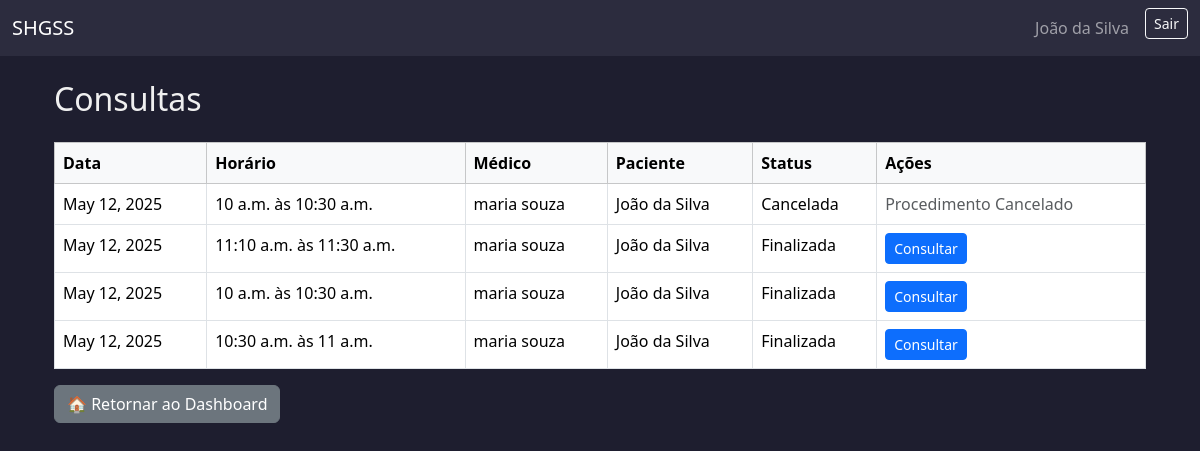
Page /consultas/usuario/ (signed in) on the committed database.
### usuarios/models.py (models this page shows, shortened)
class Usuario(AbstractUser):
    ROLE_CHOICES = [
        ('paciente', 'Paciente'),
        ('medico', 'Médico'),
        ('administrativo', 'Administrativo'),
        ('financeiro', 'Financeiro'),
    ]
    cpf = models.CharField(max_length=14, unique=True, blank=False, null=False)
    telefone = models.CharField(max_length=20)
    rua = models.CharField(max_length=100)
    numero = models.CharField(max_length=10)
    bairro = models.CharField(max_length=50)
    cidade = models.CharField(max_length=50)
    estado = models.CharField(max_length=2)
    cep = models.CharField(max_length=9)
    role = models.CharField(max_length=20, choices=ROLE_CHOICES)
    plano_saude = models.CharField(max_length=50, null=True, blank=True)
    numero_cartao_plano = models.CharField(max_length=30, null=True, blank=True)
    crm = models.CharField(max_length=20, null=True, blank=True)
    especialidade = models.CharField(max_length=50, null=True, blank=True)
    setor = models.CharField(max_length=50, null=True, blank=True)
    cargo = models.CharField(max_length=50, null=True, blank=True)

class AtendimentoBase(models.Model):
    STATUS_CHOICES = [
        ('agendada', 'Agendada'),
        ('cancelada', 'Cancelada'),
        ('em_andamento', 'Em atendimento'),
        ('finalizada', 'Finalizada'),
    ]
    status = models.CharField(max_length=20, choices=STATUS_CHOICES, default='agendada')
    observacoes_visiveis = models.TextField(blank=True, null=True)
    observacoes_internas = models.TextField(blank=True, null=True)
    encaminhamento = models.TextField(blank=True, null=True)
    criado_em = models.DateTimeField(auto_now_add=True)
    atualizado_em = models.DateTimeField(auto_now=True)
    motivo_cancelamento = models.TextField(blank=True, null=True)
    data_cancelamento = models.DateTimeField(null=True, blank=True)
    class Meta:
        abstract = True

class Consulta(AtendimentoBase):
    agenda = models.ForeignKey(
        'AgendaConsulta',
        on_delete=models.PROTECT,
        related_name='consultas'
    )
    medico = models.ForeignKey(
        settings.AUTH_USER_MODEL,
        on_delete=models.CASCADE,
        limit_choices_to={'role': 'medico'},
        related_name='consultas_como_medico'
    )
    paciente = models.ForeignKey(
        settings.AUTH_USER_MODEL,
        on_delete=models.CASCADE,
        limit_choices_to={'role': 'paciente'},
        related_name='consultas_como_paciente'
    )
    cancelado_por = models.ForeignKey(
        settings.AUTH_USER_MODEL,
        on_delete=models.SET_NULL,
        null=True,
        blank=True,
        related_name='consultas_canceladas'
    )
    valor = models.DecimalField(max_digits=8, decimal_places=2, default=250.00)

class AgendaBase(models.Model):
    sala = models.ForeignKey(Sala, on_delete=models.PROTECT)
    data = models.DateField()
    horario_inicio = models.TimeField()
    horario_fim = models.TimeField()
    duracao_procedimento = models.PositiveIntegerField(help_text="Duração em minutos")
    status_manual = models.CharField(
        max_length=20,
        choices=[('livre', 'Livre'), ('agendado', 'Agendado'), ('bloqueado', 'Bloqueado')],
        default='livre'
    )
    class Meta:
        abstract = True

class AgendaConsulta(AgendaBase):
    medico = models.ForeignKey(Usuario, on_delete=models.SET_NULL, null=True, blank=False, limit_choices_to={'role': 'medico'})

### usuarios/views.py (the view)
# urls.py: path('consultas/usuario/', views.consultas_usuario, name='consultas_usuario'),
@role_required('paciente', 'administrativo')
def consultas_usuario(request):
    usuario = request.user
    if usuario.role == 'paciente':
        consultas = Consulta.objects.filter(paciente=usuario).order_by('-agenda__data')
    elif usuario.role == 'administrativo':
        consultas = Consulta.objects.all().order_by('-agenda__data')
    return render(request, 'consultas/consultas_usuario.html', {'consultas': consultas})

### templates/consultas/consultas_usuario.html
{% extends 'base.html' %}
{% block content %}
<div class="container mt-4">
    <h2 class="mb-4">Consultas</h2>
    <table class="table table-bordered table-hover">
        <thead class="table-light">
            <tr>
                <th>Data</th>
                <th>Horário</th>
                <th>Médico</th>
                <th>Paciente</th>
                <th>Status</th>
                <th>Ações</th>
            </tr>
        </thead>
        <tbody>
            {% for consulta in consultas %}
                <tr>
                    <td>{{ consulta.agenda.data }}</td>
                    <td>{{ consulta.agenda.horario_inicio }} às {{ consulta.agenda.horario_fim }}</td>
                    <td>{{ consulta.medico.get_full_name }}</td>
                    <td>{{ consulta.paciente.get_full_name }}</td>
                    <td>{{ consulta.get_status_display }}</td>
                    <td>
                        {% if consulta.status == 'agendada' %}
                            <a href="{% url 'cancelar_consulta' consulta.id %}" class="btn btn-sm btn-danger">Cancelar</a>
                        {% elif consulta.status == 'em_andamento' %}
                            <span class="text-muted">Detalhamento em breve</span>
                        {% elif consulta.status == 'finalizada' %}
                             {% if user.role == 'administrativo' %}
                                <a href="{% url 'detalhar_consulta_admin' consulta.id %}" class="btn btn-sm btn-primary">Consultar</a>
                            {% else %}
                                <a href="{% url 'detalhar_consulta_usuario' consulta.id %}" class="btn btn-sm btn-primary">Consultar</a>
                            {% endif %}
                        {% elif consulta.status == 'cancelada' %}
                             <span class="text-muted">Procedimento Cancelado</span>
                        {% endif %}
                    </td>
                </tr>
            {% empty %}
                <tr>
                    <td colspan="6" class="text-center">Nenhuma consulta encontrada.</td>
                </tr>
            {% endfor %}
        </tbody>
    </table>
    <a href="{% url 'redirecionar_dashboard' %}" class="btn btn-secondary">🏠 Retornar ao Dashboard</a>
</div>
{% endblock %}

### templates/base.html (shortened to what this page needs)
<!DOCTYPE html>
<html lang="pt-br">
<head>
    <link href="https://cdn.jsdelivr.net/npm/bootstrap@5.3.2/dist/css/bootstrap.min.css" rel="stylesheet">
</head>
<body>
    <nav class="navbar navbar-expand-lg navbar-dark">
        <div class="container-fluid">
            <a class="navbar-brand" href="#">SHGSS</a>
            <div class="collapse navbar-collapse">
                <ul class="navbar-nav ms-auto">
                    {% if user.is_authenticated %}
                        <li class="nav-item">
                            <a class="nav-link" href="#">{{ user.get_full_name }}</a>
                        </li>
                        <li class="nav-item">
                            <form method="post" action="{% url 'logout' %}">
                                <button type="submit" class="btn btn-sm btn-outline-light ms-2">Sair</button>
                            </form>
                        </li>
                    {% else %}
                        <li class="nav-item">
                            <a class="nav-link" href="{% url 'login' %}">Entrar</a>
                        </li>
                    {% endif %}
                </ul>
            </div>
        </div>
    </nav>
    <div class="container mt-4">
        {% block content %}{% endblock %}
    </div>
</body>
</html>

### templates/base.html (style rules this page uses)
body { background-color: #1e1e2f; color: #f0f0f0; }
.navbar { background-color: #2c2c3e; }
a { color: #9ecbff; }

### rows in the picture
Usuario: get_full_name "João da Silva"
Consulta: agenda.data "May 12, 2025", agenda.horario_inicio "10 a.m.", agenda.horario_fim "10:30 a.m.", medico.get_full_name "maria souza", paciente.get_full_name "João da Silva", status "Cancelada", shows "Procedimento Cancelado"
Consulta: agenda.data "May 12, 2025", agenda.horario_inicio "11:10 a.m.", agenda.horario_fim "11:30 a.m.", medico.get_full_name "maria souza", paciente.get_full_name "João da Silva", status "Finalizada", shows "Consultar"
Consulta: agenda.data "May 12, 2025", agenda.horario_inicio "10 a.m.", agenda.horario_fim "10:30 a.m.", medico.get_full_name "maria souza", paciente.get_full_name "João da Silva", status "Finalizada", shows "Consultar"
Consulta: agenda.data "May 12, 2025", agenda.horario_inicio "10:30 a.m.", agenda.horario_fim "11 a.m.", medico.get_full_name "maria souza", paciente.get_full_name "João da Silva", status "Finalizada", shows "Consultar"
